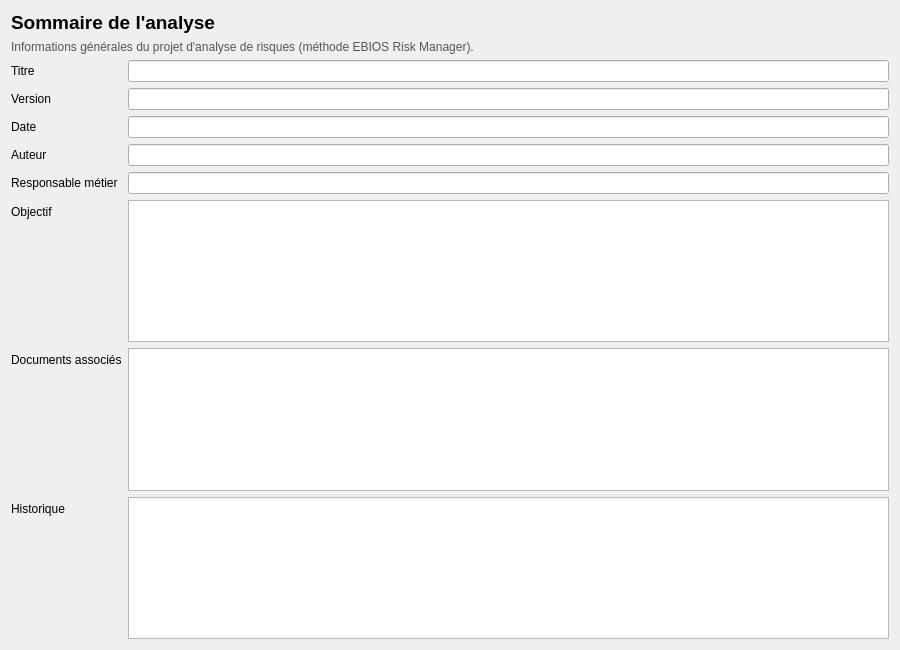
<?xml version="1.0" encoding="UTF-8"?>
<ui version="4.0">
 <class>SummaryPage</class>
 <widget class="QWidget" name="SummaryPage"><property name="geometry"><rect><x>0</x><y>0</y><width>900</width><height>650</height></rect></property><layout class="QVBoxLayout" name="verticalLayout"><item><widget class="QLabel" name="titleLabel"><property name="text"><string>Sommaire de l'analyse</string></property><property name="font"><font><pointsize>14</pointsize><bold>true</bold></font></property></widget></item><item><widget class="QLabel" name="helpLabel"><property name="text"><string>Informations générales du projet d'analyse de risques (méthode EBIOS Risk Manager).</string></property><property name="styleSheet"><string>color:#555;</string></property><property name="wordWrap"><bool>true</bool></property></widget></item><item><layout class="QFormLayout" name="formLayout"><item row="0" column="0"><widget class="QLabel" name="label_0"><property name="text"><string>Titre</string></property></widget></item><item row="0" column="1"><widget class="QLineEdit" name="titleEdit"></widget></item><item row="1" column="0"><widget class="QLabel" name="label_1"><property name="text"><string>Version</string></property></widget></item><item row="1" column="1"><widget class="QLineEdit" name="versionEdit"></widget></item><item row="2" column="0"><widget class="QLabel" name="label_2"><property name="text"><string>Date</string></property></widget></item><item row="2" column="1"><widget class="QLineEdit" name="dateEdit"></widget></item><item row="3" column="0"><widget class="QLabel" name="label_3"><property name="text"><string>Auteur</string></property></widget></item><item row="3" column="1"><widget class="QLineEdit" name="authorEdit"></widget></item><item row="4" column="0"><widget class="QLabel" name="label_4"><property name="text"><string>Responsable métier</string></property></widget></item><item row="4" column="1"><widget class="QLineEdit" name="ownerEdit"></widget></item><item row="5" column="0"><widget class="QLabel" name="label_5"><property name="text"><string>Objectif</string></property></widget></item><item row="5" column="1"><widget class="QPlainTextEdit" name="objectiveEdit"><property name="minimumSize"><size><width>0</width><height>80</height></size></property></widget></item><item row="6" column="0"><widget class="QLabel" name="label_6"><property name="text"><string>Documents associés</string></property></widget></item><item row="6" column="1"><widget class="QPlainTextEdit" name="docsEdit"><property name="minimumSize"><size><width>0</width><height>80</height></size></property></widget></item><item row="7" column="0"><widget class="QLabel" name="label_7"><property name="text"><string>Historique</string></property></widget></item><item row="7" column="1"><widget class="QPlainTextEdit" name="historyEdit"><property name="minimumSize"><size><width>0</width><height>60</height></size></property></widget></item></layout></item></layout></widget>
 
 <resources/>
 <connections/>
</ui>
